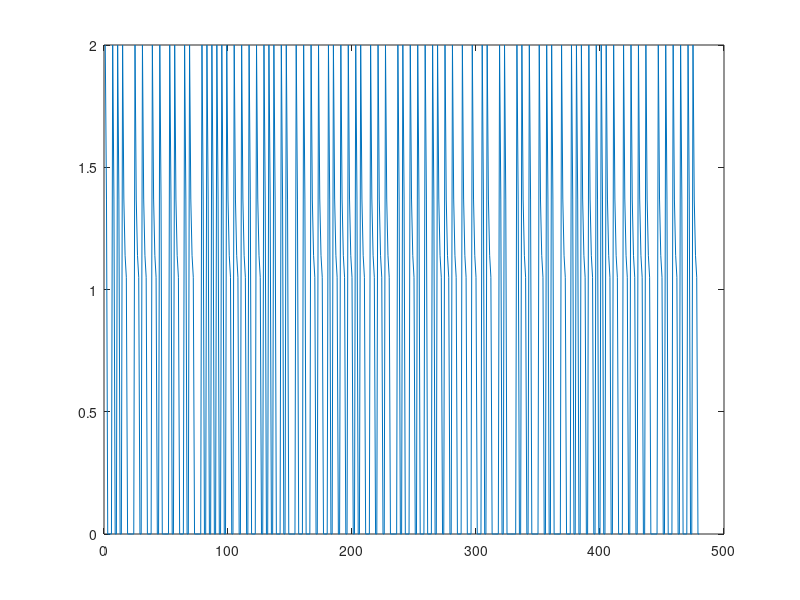

MATLAB code to generate this figure: (Note: this script raises an error after producing the figure.)
% fmriTutorialPart4.m
% DJH 1/31/2005

%%%%%%%%%%%%%%%%%%%%%%%%%%%%%%%%%%%%%%%%%%%%%%%%%%%%%%%%%%%%
% Simulate some experiments with different trial sequences %
%%%%%%%%%%%%%%%%%%%%%%%%%%%%%%%%%%%%%%%%%%%%%%%%%%%%%%%%%%%%

% TR = 1 sec
% nFrames = 480 sec (8 mins)
TR = 1;
nFrames = 480; 

% trialSequence1
% Stim on for 1s (1 TR) followed by stim off for 5 sec at regular
% intervals. Start times of each trial indicated by 1's.
trialSequence1 = zeros(nFrames,1);
trialSequence1(1:6:nFrames) = 1;
plot(trialSequence1)

% trialSequence2
% Pseudo-randomized version of trialSequence1
trialSequence2 = trialSequence1(randperm(nFrames));
plot(trialSequence2);

% trialSequence3
% Three different trial types in pseudo-random order. Start times of the
% two trial types indicated by 1's, 2's, and 3's.
%    Trial type 1: 2 sec stimulus presentations
%    Trial type 2: 4 sec stimulus presentations
%    Trial type 3: No stimulus
% All trials are separated by a 2 sec inter-trial interval.
%
% So the duration of each trial type is
%    Trial type 1: 4 sec (2 sec stimulus followed by 2 sec ITI)
%    Trial type 2: 6 sec (4 sec stimulus followed by 2 sec ITI)
%    Trial type 3: 2 sec (0 sec stimulus followed by 2 sec ITI)
%
% We want an equal number of ecah trial type. Presenting each trial once
% takes 12 sec, so if the duration of the run is 240 sec, then we have
% time for 20 trials of each type (20*12=240).
%
% To build the trial sequence we start by making a pseudo-random trial order. Then we
% pad with the appropriate number of zeros.
trialOrder = [ones(nFrames/12,1); 2*ones(nFrames/12,1); 3*ones(nFrames/12,1)];
nTrials = length(trialOrder);
trialOrder = trialOrder(randperm(nTrials));
% Note that at this point trialOrder is the same as what is in the stimvec
% file output by the stimulus presentation program.
trialSequence3 = zeros(nFrames,1);
frame = 1;
for trial = 1:nTrials
    trialType = trialOrder(trial);
    trialSequence3(frame) = trialType;
    if trialType == 1
        % duration of trial type 1 is 4 TRs
        frame = frame + 4;
    elseif trialType ==2
        % duration of trial type 2 is 6 TRs
        frame = frame + 6;
    else
        % duration of trial type 3 is 2 TRs
        frame = frame + 2;
    end
end
plot(trialSequence3)

% Compute the underlying neural responses for each of these three
% trialSequences. For trial sequences 1 and 2, this is trivially just a
% scaled copy of the trialSequence. 
neuralResponseAmplitude = 2;
neuralResponse1 = neuralResponseAmplitude * trialSequence1;
neuralResponse2 = neuralResponseAmplitude * trialSequence2;

% For trial type 3, the idea is to incorporate some dynamics (adaptation)
% into the responses. For each trial, there is an intial transient response
% followed by a decay such that for the short trials we have a neural
% response that looks like: 
%    2 1.4 0 0 
% And for the long trials we have neural response that looks like:
%    2 1.4 1.1 1 0 0
% We can express the neural response in matrix notation which is worthwhile
% because we will use the same notation to express the design matrix
% below:
%      (neural response col vector) = (response matrix) * amps
% where response matrix is nFrames X 4 and contains appropriately placed
% 1's and 0's and amps is a vector of 4 numbers: 
amps = [2 1.37 1.14 1.05]';
responseMatrix = zeros(nFrames,4);
frame = 1;
for trial = 1:nTrials
    trialType = trialOrder(trial);
    if trialType == 1
        responseMatrix(frame,1) = 1;
        responseMatrix(frame+1,2) = 1;
        frame = frame + 4;
    elseif trialType ==2
        responseMatrix(frame,1) = 1;
        responseMatrix(frame+1,2) = 1;
        responseMatrix(frame+2,3) = 1;
        responseMatrix(frame+3,4) = 1;
        frame = frame + 6;
    else
        frame = frame + 2;
    end
end
% Compute the simulated neural responese
neuralResponse3 = responseMatrix * amps;
% Plot it
plot(neuralResponse3);
% Print the first part of it so that you can see that it did the right
% thing
neuralResponse3(1:20)


% Compute the fMRI responses from the underlying neural responses by
% convolving with the hrf. For the purpose of this tutorial, we won't
% bother adding baseline or drift (because you already know how to do that
% and what to do about it). 

% HIRF parameters
tau = 2;
delta = 2;

% Noise Parameters
noiseSD = 0.1;

% The three fmri responses
fmriResponse1 = hrfconv(neuralResponse1,tau,delta,TR) + noiseSD*randn(nFrames,1);
fmriResponse2 = hrfconv(neuralResponse2,tau,delta,TR) + noiseSD*randn(nFrames,1);
fmriResponse3 = hrfconv(neuralResponse3,tau,delta,TR) + noiseSD*randn(nFrames,1);
% Plot each of them
plot(fmriResponse1)
plot(fmriResponse2)
plot(fmriResponse3)

%%%%%%%%%%%%%%%%%%%%%%%%%%%%%
% Basic regression analysis %
%%%%%%%%%%%%%%%%%%%%%%%%%%%%%

% Build the corresponding design matrices. This is actually pretty trivial
% now that we've done all of the work above. The design matrices for
% experiements 1 and 2 are simply hrf convolved versions of the trial
% sequences (note no need for drift and mean in the design matrices);
designMatrix1 = hrfconv(trialSequence1,tau,delta,TR);
designMatrix2 = hrfconv(trialSequence2,tau,delta,TR);

% The design matrix for experiment 3 is an hrf convolved version of
% the above responseMatrix.
designMatrix3 = zeros(nFrames,4);
designMatrix3(:,1) = hrfconv(responseMatrix(:,1),tau,delta,TR);
designMatrix3(:,2) = hrfconv(responseMatrix(:,2),tau,delta,TR);
designMatrix3(:,3) = hrfconv(responseMatrix(:,3),tau,delta,TR);
designMatrix3(:,4) = hrfconv(responseMatrix(:,4),tau,delta,TR);
imagesc(designMatrix3)
colormap gray

% Estimate (using linear regression) the underlying neuralResponse
% amplitudes. For experiments 1 and 2, you should find beta1 = beta2 = 2
% (or at least something close to 2). Why isn't your answer exactly equal
% to 2? For experiment 3, you should find that beta3 is a vector with
% values close to the 4 numbers specified above: [2 1.37 1.14 1.05].
beta1 =  designMatrix1 \ fmriResponse1
beta2 =  designMatrix2 \ fmriResponse2
beta3 =  designMatrix3 \ fmriResponse3


%%%%%%%%%%%%%%%%%%%%%%%%%%%%%%%%%%%%%%%%%%%%%%%%%%%%%%%%%%%
% Run a bunch of repeated simulations to characterize the %
% variability in the parameter estimates.                 %
%%%%%%%%%%%%%%%%%%%%%%%%%%%%%%%%%%%%%%%%%%%%%%%%%%%%%%%%%%%

numRuns = 1000;
% betas1 = zeros(1,numRuns);
% betas2 = zeros(1,numRuns);
betas3 = zeros(4,numRuns);
for run = 1:numRuns
%     fmriResponse1 = hrfconv(neuralResponse1,tau,delta,TR) + noiseSD*randn(nFrames,1);
%     fmriResponse2 = hrfconv(neuralResponse2,tau,delta,TR) + noiseSD*randn(nFrames,1);
    fmriResponse3 = hrfconv(neuralResponse3,tau,delta,TR) + noiseSD*randn(nFrames,1);
%     betas1(run) =  designMatrix1 \ fmriResponse1;
%     betas2(run) =  designMatrix2 \ fmriResponse2;
    betas3(:,run) =  designMatrix3 \ fmriResponse3;
end

% Evaluate these one at a time to plot histograms, labeled with the mean
% and std of the parameter estimates. Are the mean values what they should
% be or is there bias in the estimates? Is there a difference between the
% reliability of the parameter estimates in the different experiments? If
% so, why?
hist(betas1,50); 
title(['mean = ',num2str(mean(betas1)),'  SD  = ',num2str(std(betas1))]);

hist(betas2,50); 
title(['mean = ',num2str(mean(betas2)),'  SD  = ',num2str(std(betas2))]);

hist(betas3(1,:),50); 
title(['mean = ',num2str(mean(betas3(1,:))),'  SD  = ',num2str(std(betas3(1,:)))]);

hist(betas3(2,:),50); 
title(['mean = ',num2str(mean(betas3(2,:))),'  SD  = ',num2str(std(betas3(2,:)))]);

hist(betas3(3,:),50); 
title(['mean = ',num2str(mean(betas3(3,:))),'  SD  = ',num2str(std(betas3(3,:)))]);

hist(betas3(4,:),50); 
title(['mean = ',num2str(mean(betas3(4,:))),'  SD  = ',num2str(std(betas3(4,:)))]);


%%%%%%%%%%%%%%%%%%%%%%%%%%%%%%%%%%%%%%%%%%%%%%%%%%%%%%%%%%%%%%%%%%%%
% Estimating the HIRF in rapid event-related experiments:          %
% Why you have to randomize the trial types, or jitter the timing. %
%%%%%%%%%%%%%%%%%%%%%%%%%%%%%%%%%%%%%%%%%%%%%%%%%%%%%%%%%%%%%%%%%%%%

% Experiment 1 was done with regular-spaced trials, all the same as one
% another. What impact does this have on the average response, averaged
% across repeated trials.

% Clip out 24 sec epochs following the start of each trial, ignoring the 1st
% 24 sec to allow the hemodynamics to reach steady state and stopping 24
% sec before the end of the run just to simplify things so that we don't
% need to deal with the partial epochs.
epochDuration = 24;
numTrials1 = sum(trialSequence1(epochDuration:nFrames-epochDuration));
responses1 = zeros(numTrials1,epochDuration);
trialNum = 1;
for frame = epochDuration:nFrames-epochDuration
    if trialSequence1(frame) == 1
        epoch = fmriResponse1(frame:frame+epochDuration-1)';
        responses1(trialNum,:) = epoch;
        trialNum = trialNum + 1;
    end
end
meanResponse1 = mean(responses1);
semResponse1 = std(responses1)/sqrt(numTrials1);
% Plot the mean response with error bars
errorbar([1:epochDuration],meanResponse1,semResponse1);

% Compare this to what happens when the trials are pseudo-randomized in
% experiment 2.
epochDuration = 24;
numTrials2 = sum(trialSequence2(epochDuration:nFrames-epochDuration));
responses2 = zeros(numTrials2,epochDuration);
trialNum = 1;
for frame = epochDuration:nFrames-epochDuration
    if trialSequence2(frame) == 1
        epoch = fmriResponse2(frame:frame+epochDuration-1)';
        responses2(trialNum,:) = epoch;
        trialNum = trialNum + 1;
    end
end
meanResponse2 = mean(responses2);
semResponse2 = std(responses2)/sqrt(numTrials2);
% Plot the mean response with error bars
errorbar([1:epochDuration],meanResponse2,semResponse2);

% Why is it important to randomize? What do you have to randomize? Would it
% be ok to randomize EITHER the trial sequence or the time-intervals
% between trials?


%%%%%%%%%%%%%%%%%%%%%%%%%%%%%%%%%%%%%%%%%%%%%%%%%%%%%%%%%%%%%%
% Use nonlinear least-squares to estimate parameters of HIRF %
% (amplitude, tau and delta) along with estimates of the     %
% parameters characterizing the underlying neural activity.  %
%%%%%%%%%%%%%%%%%%%%%%%%%%%%%%%%%%%%%%%%%%%%%%%%%%%%%%%%%%%%%%
% To use the lsqnonlin routine (part of the optimization toolbox)
% we need to define a few things
% X=LSQNONLIN(FUN,X0,LB,UB,OPTIONS,P1,P2,..)
x0(1) = 1; % The first element is the initial guess at the amplitude
x0(2) = 3; % The second element is the initial guess at tau
x0(3) = 3; % The third element is the initial guess at delta

lb = []; % Lower bound
ub = []; % Upper bound
options = optimset('lsqnonlin'); % The default options for the lsqnonlin function

% Parameter estimates for experiment 1.
% You should get an answer close to [2,2,2]. The first number is the
% estimate of neural response amplitude. Second is tau estimate. Third is
% delta estimate.
x1 = lsqnonlin(@fitfunc,x0,lb,ub,options,fmriResponse1,trialSequence1,TR)

% Parameter estimates for experiment 2.
% Again, answer should be close to [2,2,2]
x2 = lsqnonlin(@fitfunc,x0,lb,ub,options,fmriResponse2,trialSequence2,TR)

% For experiment 3 we have to work a bit harder.
% The first four are initial guesses of the neural response parameters.
x0(1) = 2;
x0(2) = 1.4;
x0(3) = 1.1;
x0(4) = 1;
% The next two are initial guesses for tau and delta
x0(5) = 2;
x0(6) = 2;

% Now we need to make sure that all of the parameter estimates are positive
lb = [0 0 0 0 0 0]; % Lower bound
ub = [5 5 5 5 5 10]; % Upper bound

% Get the estimates.
x3 = lsqnonlin(@fitfunc2,x0,lb,ub,options,fmriResponse3,responseMatrix,TR)
% Notice that this might fail (depending on your particular randomization
% of the trial sequence). The fit might hit the maximum number of iterations and
% fail to come up with a reasonable estimate even though we started very
% close to the correct solution. If lsqnonlin does come up with estimates,
% the estimated neural responses might not be monotically decreasing. Why
% should it fail like this?

% Let's try a different function which is constrained to be monotonically
% decreasing a+b*exp(-c*t)
clear x0,x3;
% The first two are initial guesses of the exponential paremeters (a, b,
% and c in the above equation).
x0(1) = 1;
x0(2) = 0.1;
x0(3) = 0.1;
% The next two are initial guesses of tau and delta
x0(4) = 3;
x0(5) = 1;

% Again, we need to make sure that parameter estimates are are positive
lb = [0 0 0 0 0]; % Lower bound
ub = [5 5 5 5 10]; % Upper bound

x3 = lsqnonlin(@fitfunc3,x0,lb,ub,options,fmriResponse3,responseMatrix,TR)

% Check to see of the estimated exponential parameters produce something
% close to the expected fall-off in neural responses: [2 1.37 1.14 1.05]
t = [0 1 2 3];
a = x3(1);
b = x3(2)
c = x3(3)
a + b*exp(-c*t)
